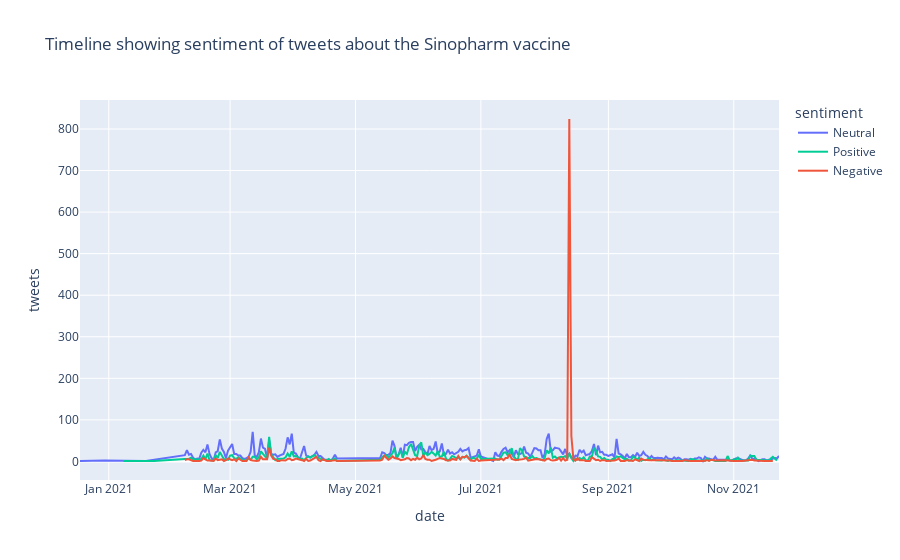

The notebook cell this image was saved under:
### Markdown cell above
#### Sinopharm

### Code cell
sinopharm = filtered_timeline(df_tweets, 'sinopharm', title='Sinopharm')

### Figure 1 — Plotly figure (JSON) as saved in the notebook; plotly's stock layout.template omitted (floating-point values rounded to 4 significant figures; data arrays with more than 128 entries replaced by an {"elided": "..."} marker saying what was removed)
{"data": [{"hovertemplate": "sentiment=Neutral<br>date=%{x}<br>tweets=%{y}<extra></extra>", "legendgroup": "Neutral", "line": {"color": "#636EFA", "dash": "solid"}, "marker": {"symbol": "circle"}, "mode": "lines", "name": "Neutral", "orientation": "v", "showlegend": true, "type": "scatter", "x": {"elided": "264 str values"}, "xaxis": "x", "y": {"elided": "264 int values"}, "yaxis": "y"}, {"hovertemplate": "sentiment=Positive<br>date=%{x}<br>tweets=%{y}<extra></extra>", "legendgroup": "Positive", "line": {"color": "#00CC96", "dash": "solid"}, "marker": {"symbol": "circle"}, "mode": "lines", "name": "Positive", "orientation": "v", "showlegend": true, "type": "scatter", "x": {"elided": "250 str values"}, "xaxis": "x", "y": {"elided": "250 int values"}, "yaxis": "y"}, {"hovertemplate": "sentiment=Negative<br>date=%{x}<br>tweets=%{y}<extra></extra>", "legendgroup": "Negative", "line": {"color": "#EF553B", "dash": "solid"}, "marker": {"symbol": "circle"}, "mode": "lines", "name": "Negative", "orientation": "v", "showlegend": true, "type": "scatter", "x": {"elided": "227 str values"}, "xaxis": "x", "y": {"elided": "227 int values"}, "yaxis": "y"}], "layout": {"legend": {"title": {"text": "sentiment"}, "tracegroupgap": 0}, "title": {"text": "Timeline showing sentiment of tweets about the Sinopharm vaccine"}, "xaxis": {"anchor": "y", "domain": [0, 1], "title": {"text": "date"}}, "yaxis": {"anchor": "x", "domain": [0, 1], "title": {"text": "tweets"}}}}
